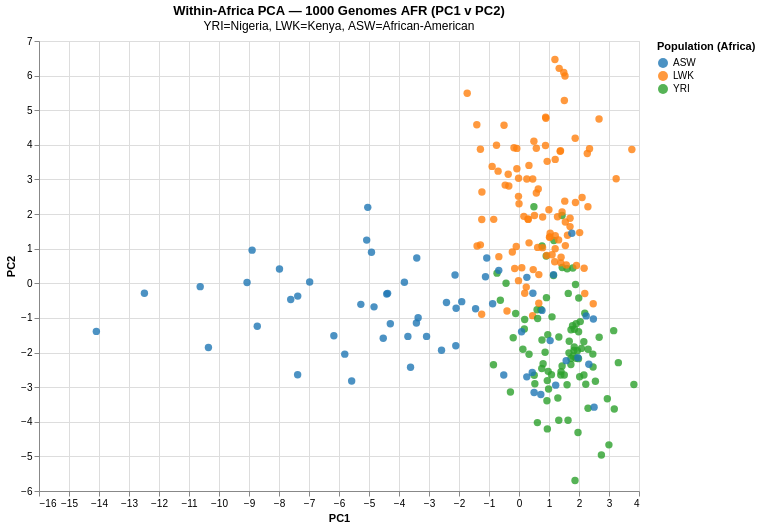

Notebook code cell kept with this figure:
### Code cell
# Creating PC1 v PC2 chart

df_afr = df_afr.copy()
df_afr['PC1'] = afr_coords[:, 0]
df_afr['PC2'] = afr_coords[:, 1]
df_afr['PC3'] = afr_coords[:, 2]
 
chart_afr = alt.Chart(df_afr).mark_circle(size=55, opacity=0.8).encode(
    x='PC1:Q', y='PC2:Q',
    color=alt.Color('Population code:N',
        scale=alt.Scale(scheme='category10'),
        legend=alt.Legend(title='Population (Africa)')),
    tooltip=['Sample:N', 'Population name:N', 'Population code:N']
).properties(
    title={'text': 'Within-Africa PCA — 1000 Genomes AFR (PC1 v PC2)',
           'subtitle': 'YRI=Nigeria, LWK=Kenya, ASW=African-American'},
    width=600, height=450).interactive()
 
chart_afr.save('/Users/tim/bioinformatics-portfolio/01b-genes-and-geography/results/figures/pca_africa_pc1v2.html')
chart_afr

### Figure 1 — Vega-Lite specification as saved in the notebook (floating-point values rounded to 4 significant figures; data arrays with more than 128 entries replaced by an {"elided": "..."} marker saying what was removed)
{"config": {"view": {"continuousWidth": 300, "continuousHeight": 300}}, "data": {"name": "data-0220aa826a286d80140ac7a3115e1afd"}, "mark": {"type": "circle", "opacity": 0.8, "size": 55}, "encoding": {"color": {"field": "Population code", "legend": {"title": "Population (Africa)"}, "scale": {"scheme": "category10"}, "type": "nominal"}, "tooltip": [{"field": "Sample", "type": "nominal"}, {"field": "Population name", "type": "nominal"}, {"field": "Population code", "type": "nominal"}], "x": {"field": "PC1", "type": "quantitative"}, "y": {"field": "PC2", "type": "quantitative"}}, "height": 450, "params": [{"name": "param_1e9efca18e7a2868", "select": {"type": "interval", "encodings": ["x", "y"]}, "bind": "scales"}], "title": {"text": "Within-Africa PCA — 1000 Genomes AFR (PC1 v PC2)", "subtitle": "YRI=Nigeria, LWK=Kenya, ASW=African-American"}, "width": 600, "$schema": "https://vega.github.io/schema/vega-lite/v6.4.1.json", "datasets": {"data-0220aa826a286d80140ac7a3115e1afd": {"elided": "246 records"}}}
